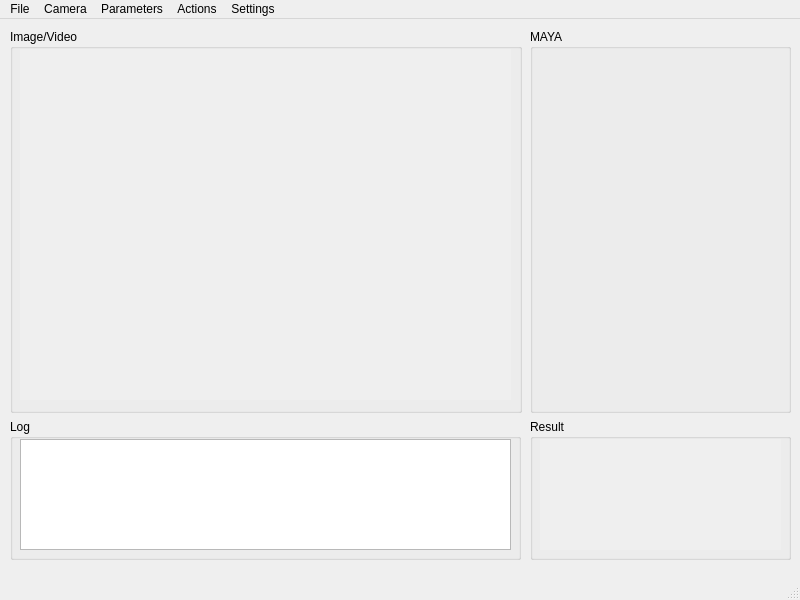
<?xml version="1.0" encoding="UTF-8"?>
<ui version="4.0">
 <class>MainWindow</class>
 <widget class="QMainWindow" name="MainWindow">
  <property name="geometry">
   <rect>
    <x>0</x>
    <y>0</y>
    <width>800</width>
    <height>600</height>
   </rect>
  </property>
  <property name="sizePolicy">
   <sizepolicy hsizetype="Fixed" vsizetype="Fixed">
    <horstretch>0</horstretch>
    <verstretch>0</verstretch>
   </sizepolicy>
  </property>
  <property name="minimumSize">
   <size>
    <width>800</width>
    <height>600</height>
   </size>
  </property>
  <property name="maximumSize">
   <size>
    <width>800</width>
    <height>600</height>
   </size>
  </property>
  <property name="windowTitle">
   <string>MainWindow</string>
  </property>
  <widget class="QWidget" name="centralwidget">
   <widget class="QGroupBox" name="groupBoxImageOrVideo">
    <property name="geometry">
     <rect>
      <x>10</x>
      <y>10</y>
      <width>512</width>
      <height>384</height>
     </rect>
    </property>
    <property name="autoFillBackground">
     <bool>true</bool>
    </property>
    <property name="title">
     <string>Image/Video</string>
    </property>
    <widget class="QLabel" name="labelImageOrVideo">
     <property name="geometry">
      <rect>
       <x>10</x>
       <y>20</y>
       <width>491</width>
       <height>351</height>
      </rect>
     </property>
     <property name="autoFillBackground">
      <bool>true</bool>
     </property>
     <property name="text">
      <string/>
     </property>
     <property name="pixmap">
      <pixmap>src/default.png</pixmap>
     </property>
     <property name="scaledContents">
      <bool>true</bool>
     </property>
     <property name="alignment">
      <set>Qt::AlignCenter</set>
     </property>
    </widget>
   </widget>
   <widget class="QGroupBox" name="groupBoxMAYA">
    <property name="geometry">
     <rect>
      <x>530</x>
      <y>10</y>
      <width>261</width>
      <height>384</height>
     </rect>
    </property>
    <property name="autoFillBackground">
     <bool>true</bool>
    </property>
    <property name="title">
     <string>MAYA</string>
    </property>
    <widget class="QLabel" name="labelMAYA">
     <property name="geometry">
      <rect>
       <x>10</x>
       <y>20</y>
       <width>241</width>
       <height>351</height>
      </rect>
     </property>
     <property name="text">
      <string/>
     </property>
     <property name="pixmap">
      <pixmap>src/MAYA_default.png</pixmap>
     </property>
     <property name="scaledContents">
      <bool>true</bool>
     </property>
    </widget>
   </widget>
   <widget class="QGroupBox" name="groupBoxLog">
    <property name="geometry">
     <rect>
      <x>10</x>
      <y>400</y>
      <width>511</width>
      <height>141</height>
     </rect>
    </property>
    <property name="autoFillBackground">
     <bool>true</bool>
    </property>
    <property name="title">
     <string>Log</string>
    </property>
    <widget class="QTextBrowser" name="textLog">
     <property name="geometry">
      <rect>
       <x>10</x>
       <y>20</y>
       <width>491</width>
       <height>111</height>
      </rect>
     </property>
    </widget>
   </widget>
   <widget class="QGroupBox" name="groupBoxResult">
    <property name="geometry">
     <rect>
      <x>530</x>
      <y>400</y>
      <width>261</width>
      <height>141</height>
     </rect>
    </property>
    <property name="autoFillBackground">
     <bool>true</bool>
    </property>
    <property name="title">
     <string>Result</string>
    </property>
    <widget class="QLabel" name="labelResult">
     <property name="geometry">
      <rect>
       <x>10</x>
       <y>20</y>
       <width>241</width>
       <height>111</height>
      </rect>
     </property>
     <property name="autoFillBackground">
      <bool>true</bool>
     </property>
     <property name="text">
      <string/>
     </property>
     <property name="pixmap">
      <pixmap>src/result_dfault.png</pixmap>
     </property>
     <property name="scaledContents">
      <bool>true</bool>
     </property>
     <property name="alignment">
      <set>Qt::AlignCenter</set>
     </property>
    </widget>
   </widget>
  </widget>
  <widget class="QMenuBar" name="menubar">
   <property name="geometry">
    <rect>
     <x>0</x>
     <y>0</y>
     <width>800</width>
     <height>26</height>
    </rect>
   </property>
   <widget class="QMenu" name="menuFile">
    <property name="title">
     <string>File</string>
    </property>
    <widget class="QMenu" name="menuLoadLocalFile">
     <property name="title">
      <string>LoadLocalFile</string>
     </property>
     <addaction name="actionLoadImage"/>
     <addaction name="actionLoadVideo"/>
    </widget>
    <addaction name="menuLoadLocalFile"/>
    <addaction name="separator"/>
    <addaction name="actionExit"/>
   </widget>
   <widget class="QMenu" name="menuCamera">
    <property name="title">
     <string>Camera</string>
    </property>
    <addaction name="actionOpenCamera"/>
    <addaction name="actionCloseCamera"/>
   </widget>
   <widget class="QMenu" name="menuView">
    <property name="title">
     <string>Parameters</string>
    </property>
    <addaction name="actionHandSize"/>
    <addaction name="actionMinDetectionConfidence"/>
    <addaction name="actionMinTrackingConfidence"/>
    <addaction name="actionModelFile"/>
   </widget>
   <widget class="QMenu" name="menuActions">
    <property name="title">
     <string>Actions</string>
    </property>
    <addaction name="actionStart"/>
    <addaction name="actionPredict"/>
   </widget>
   <widget class="QMenu" name="menuSettings">
    <property name="title">
     <string>Settings</string>
    </property>
    <addaction name="actionSelectedCamera"/>
    <addaction name="actionVideoFPS"/>
   </widget>
   <addaction name="menuFile"/>
   <addaction name="menuCamera"/>
   <addaction name="menuView"/>
   <addaction name="menuActions"/>
   <addaction name="menuSettings"/>
  </widget>
  <widget class="QStatusBar" name="statusbar"/>
  <action name="actionExit">
   <property name="text">
    <string>Exit</string>
   </property>
  </action>
  <action name="actionCloseCamera">
   <property name="text">
    <string>CloseCamera</string>
   </property>
  </action>
  <action name="actionLoadImage">
   <property name="text">
    <string>LoadImage</string>
   </property>
  </action>
  <action name="actionLoadVideo">
   <property name="text">
    <string>LoadVideo</string>
   </property>
  </action>
  <action name="actionStart">
   <property name="text">
    <string>StartDetect</string>
   </property>
  </action>
  <action name="actionStop">
   <property name="text">
    <string>StopDetect</string>
   </property>
  </action>
  <action name="actionLoop">
   <property name="text">
    <string>Loop(ON)</string>
   </property>
  </action>
  <action name="actionHandSize">
   <property name="text">
    <string>HandSize</string>
   </property>
  </action>
  <action name="actionMaxNumHands">
   <property name="text">
    <string>MaxNumHands</string>
   </property>
  </action>
  <action name="actionMinDetectionConfidence">
   <property name="text">
    <string>MinDetectionConfidence</string>
   </property>
  </action>
  <action name="actionMinTrackingConfidence">
   <property name="text">
    <string>MinTrackingConfidence</string>
   </property>
  </action>
  <action name="actionModelFile">
   <property name="text">
    <string>ModelFile</string>
   </property>
  </action>
  <action name="actionPredict">
   <property name="text">
    <string>Predict</string>
   </property>
  </action>
  <action name="actionCamera_0">
   <property name="text">
    <string>Camera 0</string>
   </property>
  </action>
  <action name="actionCamera_1">
   <property name="text">
    <string>Camera 1</string>
   </property>
  </action>
  <action name="actionOpenCamera_2">
   <property name="text">
    <string>OpenCamera</string>
   </property>
  </action>
  <action name="actionOpenCamera">
   <property name="text">
    <string>OpenCamera</string>
   </property>
  </action>
  <action name="actionSelectedCamera">
   <property name="text">
    <string>SelectedCamera0</string>
   </property>
  </action>
  <action name="actionVideoFPS">
   <property name="text">
    <string>VideoFPS</string>
   </property>
  </action>
 </widget>
 <resources/>
 <connections/>
</ui>
